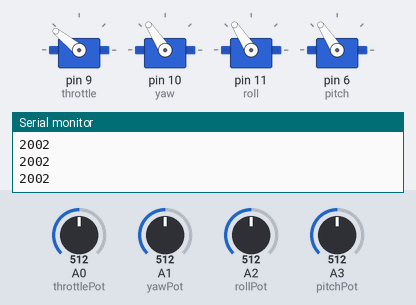
Bench run of a sketch on a simulated Arduino Uno, built with avr-gcc and run on an emulated ATmega328P. Shown: 4 × servo, the last lines printed to the serial monitor. Inputs (shaded band) come from the test bench; at power-on: A0 (throttlePot) = 512, A1 (yawPot) = 512, A2 (rollPot) = 512, A3 (pitchPot) = 512.

Above: at 1.2 s.
1.3 s: A0 (throttlePot) set to 716
At 2.8 s:
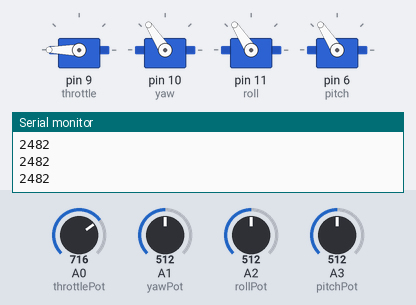
3.1 s: A1 (yawPot) set to 716
At 3.9 s:
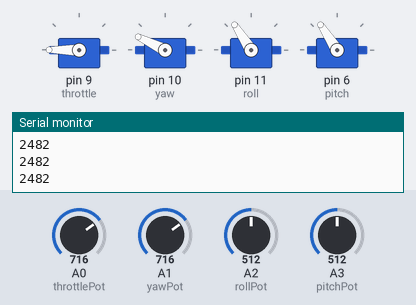
4.7 s: A2 (rollPot) set to 716
At 5.9 s:
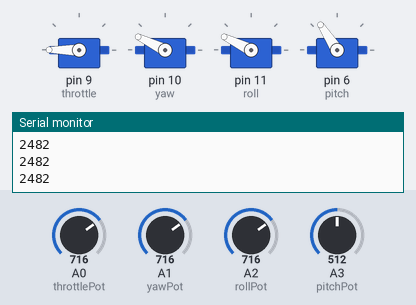
6.4 s: A3 (pitchPot) set to 716
At 7.7 s:
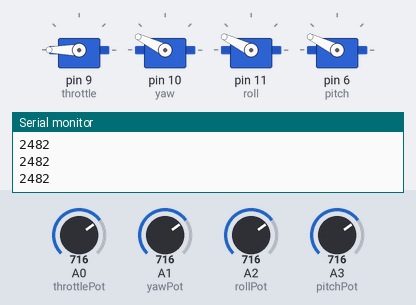
8.0 s: A0 (throttlePot) set to 306
At 8.7 s:
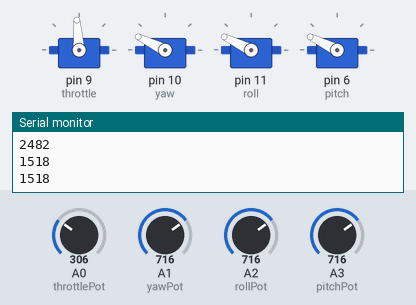
9.5 s: A1 (yawPot) set to 992
At 10.7 s:
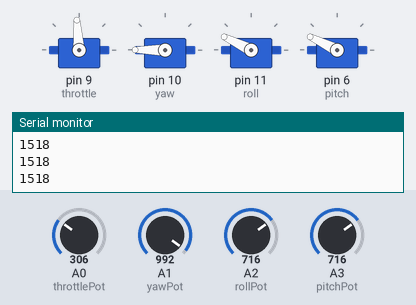
Timing chart, 0 to 12.1 s (numbered marks = the images above; inputs shaded):
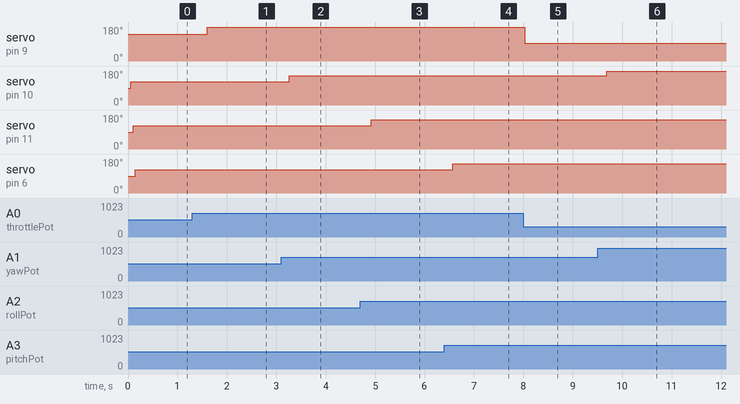

The sketch:

Receiver_PWM.ino
```cpp
// Controlling a servo position using a potentiometer (variable resistor)
// by Michal Rinott <http://people.interaction-ivrea.it/m.rinott>

#include <Servo.h>

Servo throttle;  // create servo object to control a servo
Servo yaw;
Servo roll;
Servo pitch;

int throttlePot = 0;  // analog pin used to connect the potentiometer
int yawPot = 1;
int rollPot = 2;
int pitchPot = 3;

unsigned long  throttleSpeed;    // variable to read the value from the analog pin
unsigned long  yawSpeed;
unsigned long  rollSpeed;
unsigned long  pitchSpeed;

int throttle_read = 2;
int yaw_read = 3;
int pitch_read = 4;
int roll_read = 5;

#define cmdLength 4
int transmitter_Commands[cmdLength];
//int ledpin = 4;

void setup()
{
  throttle.attach(9);  // attaches the servo on pin 9 to the servo object
  yaw.attach(10);
  roll.attach(11);
  pitch.attach(6);
  //throttle.writeMicroseconds(1050);   //Arm motors at 1050
 // pinMode(ledpin,OUTPUT);
  pinMode(throttle_read, INPUT);
  pinMode(yaw_read, INPUT);
  pinMode(pitch_read, INPUT);
  pinMode(roll_read, INPUT);
  Serial.begin(9600);
}

void loop()
{
  //readSerial();
  //convertCommands();
  //sendCommands();
  //Serial.flush();
  //Serial.println(transmitter_Commands[0]);
  //led();
//  delay(5);
  getThrottle();
  getYaw();
  getRoll();
  getPitch();

//throttleSpeed = pulseIn(throttle_read, HIGH);
//yawSpeed = pulseIn(yaw_read, HIGH);
//pitchSpeed = pulseIn(pitch_read, HIGH);
//rollSpeed = pulseIn(roll_read, HIGH);
sendCommands();
}

void sendCommands()
{
  throttle.writeMicroseconds(throttleSpeed);
  delay(50);
  yaw.writeMicroseconds(yawSpeed);
  delay(50);
  pitch.writeMicroseconds(pitchSpeed);
  delay(50);
  roll.writeMicroseconds(rollSpeed);
  delay(50);
}
void convertCommands()
{
  throttleSpeed = map(transmitter_Commands[0], 0, 127, 1000, 2000);
  yawSpeed = map(transmitter_Commands[1], 0, 127, 1000, 2000);
  pitchSpeed = map(transmitter_Commands[2], 0, 127, 1000, 2000);
  rollSpeed = map(transmitter_Commands[3], 0, 127, 1000, 2000);
}

void led()
{
  if (throttleSpeed >= 100 )
  {
    //digitalWrite(ledpin,HIGH);
  }
  else
 {
   //digitalWrite(ledpin,LOW);
 }
}

void readSerial()
{
  while (Serial.available() > 0) {
    for(int i=0; i<cmdLength-1; i++)
    {
      transmitter_Commands[i] = (byte)Serial.read();
    }
  }
}

void getThrottle()
{
  throttleSpeed = analogRead(throttlePot);            // reads the value of the potentiometer (value between 0 and 1023)
  throttleSpeed = map(throttleSpeed, 0, 630, 800, 2280);
  //throttleSpeed = map(throttleSpeed, 0, 630, 484, 2425);
  //throttleSpeed = map(throttleSpeed, 0, 545, 706, 2177);     // scale it to use it with the servo (value between 1000 and 2000)
  if (throttleSpeed < 1000){
    throttleSpeed = 1000;
  }
  throttle.writeMicroseconds(throttleSpeed);                  // sets the servo position according to the scaled value
  delay(50);                           // waits for the servo to get there
  Serial.println(throttleSpeed);
}

void getYaw()
{
  yawSpeed = analogRead(yawPot);
  yawSpeed = map(yawSpeed, 0, 630, 1000, 2000);     // scale it to use it with the servo (value between 1000 and 2000)
  yaw.writeMicroseconds(yawSpeed);                  // sets the servo position according to the scaled value
  delay(50);
}

void getRoll()
{
  rollSpeed = analogRead(rollPot);
  rollSpeed = map(rollSpeed, 0, 630, 1000, 2000);     // scale it to use it with the servo (value between 1000 and 2000)
  roll.writeMicroseconds(rollSpeed);                  // sets the servo position according to the scaled value
  delay(50);
}

void getPitch()
{
  pitchSpeed = analogRead(pitchPot);
  pitchSpeed = map(pitchSpeed, 0, 630, 1000, 2000);     // scale it to use it with the servo (value between 1000 and 2000)
  pitch.writeMicroseconds(pitchSpeed);                  // sets the servo position according to the scaled value
  delay(50);
}
```

Measured:
- after the input at 1.3 s, servo on pin 9 (throttle): 141° → 180° after 0.31 s
- after the input at 3.1 s, servo on pin 10 (yaw): 123° → 154° after 0.16 s
- after the input at 4.7 s, servo on pin 11 (roll): 123° → 154° after 0.22 s
- after the input at 6.4 s, servo on pin 6 (pitch): 123° → 154° after 0.17 s
- after the input at 8.0 s, servo on pin 9 (throttle): 180° → 94° at once
- after the input at 9.5 s, servo on pin 10 (yaw): 154° → 180° after 0.18 s
